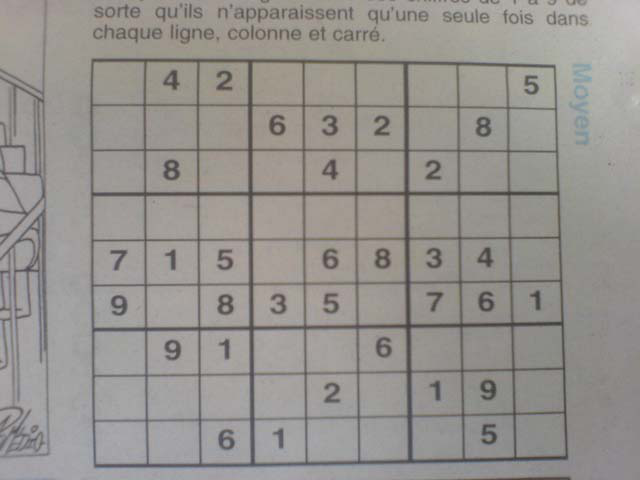
#> input picture Colab Notebooks/Sudoku/image10.png, 640 x 480 px, found by its file name
$ jupyter execute --allow-errors Sudoku_Processor.ipynb
#> lines starting #> are read from the running program, lines starting #| are printed output that depends on the picture; after the words box and inside, x2 and y2 are one past the last pixel; in counts of white or black regions, pixels touching at a corner belong together
[cell 1]
import cv2 as cv
import numpy as np
import operator
from imutils import contours
import imutils

from matplotlib import pyplot as plt
import tensorflow as tf
from tensorflow import keras

[cell 2]
#sudokusolver

def findNextCellToFill(grid, i, j):
        for x in range(i,9):
                for y in range(j,9):
                        if grid[x][y] == 0:
                                return x,y
        for x in range(0,9):
                for y in range(0,9):
                        if grid[x][y] == 0:
                                return x,y
        return -1,-1

def isValid(grid, i, j, e):
        rowOk = all([e != grid[i][x] for x in range(9)])
        if rowOk:
                columnOk = all([e != grid[x][j] for x in range(9)])
                if columnOk:
                        # finding the top left x,y co-ordinates of the section containing the i,j cell
                        secTopX, secTopY = 3 *(i//3), 3 *(j//3) #floored quotient should be used here.
                        for x in range(secTopX, secTopX+3):
                                for y in range(secTopY, secTopY+3):
                                        if grid[x][y] == e:
                                                return False
                        return True
        return False

def solveSudoku(grid, i=0, j=0):
        i,j = findNextCellToFill(grid, i, j)
        if i == -1:
                return True
        for e in range(1,10):
                if isValid(grid,i,j,e):
                        grid[i][j] = e
                        if solveSudoku(grid, i, j):
                                return True
                        # Undo the current cell for backtracking
                        grid[i][j] = 0
        return False

[cell 3]
margin = 10
case = 28 + 2*margin
perspective_size = 9*case
flag = 0
ans = 0
image = cv.imread('/content/drive/MyDrive/Colab Notebooks/Sudoku/image10.png')
#> image is the input picture: shape (480, 640, 3); mean B, G, R 142.6, 146.5, 149.7
p_image = image.copy()
plt.imshow(p_image)

[cell 4]
#Process the image to find contour
gray=cv.cvtColor(image, cv.COLOR_BGR2GRAY)
gray=cv.GaussianBlur(gray, (5, 5), 0)
thresh=cv.adaptiveThreshold(gray, 255, cv.ADAPTIVE_THRESH_GAUSSIAN_C, cv.THRESH_BINARY_INV, 9, 2)
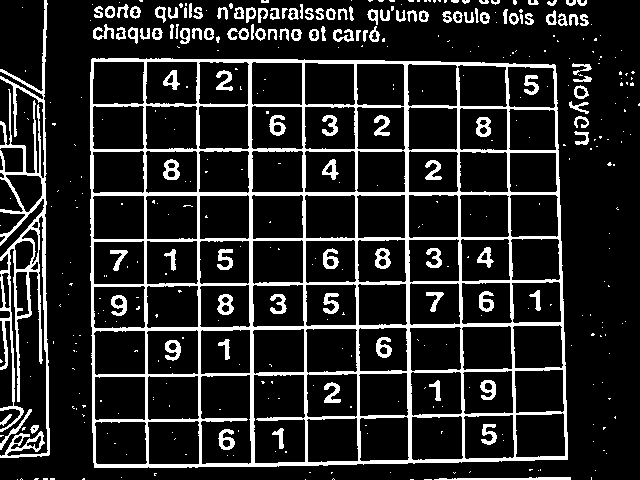
#> thresh: shape (480, 640); 15.1% white; 403 white regions (285 under 20 px)

#Get all the contours in the image
contours_, hierarchy = cv.findContours(thresh, cv.RETR_TREE, cv.CHAIN_APPROX_SIMPLE)
#> contours_ = 536 contours, 297 with area under 20; largest, box (x1, y1, x2, y2) and area: (90, 58, 568, 468) 189770, (0, 0, 50, 458) 6231, (253, 374, 306, 464) 4394, (200, 374, 252, 465) 4269, (92, 195, 145, 240) 2245
contour = None
maxArea = 0

#Find the largest contour(Sudoku Grid)
for c in contours_:
    area = cv.contourArea(c)

    if area > 25000:
        peri = cv.arcLength(c, True)
        polygon = cv.approxPolyDP(c, 0.01*peri, True)

        if area>maxArea and len(polygon)==4:
            contour = polygon
            maxArea = area
#> this loop made 536 passes
#> (area, peri, contour, maxArea) on pass 129: (189769.5, 1787.5, [[91, 59], [94, 467], [567, 459], [554, 64]], 189769.5)
#> area on passes 12, 30, 36, 37: 161, 40, 38, 114.5
#> after the loop, maxArea = 189769.5


print(contour , maxArea)
#| [[[ 91  59]]
#|  [[ 94 467]]
#|  [[567 459]]
#|  [[554  64]]] 189769.5

[cell 5]
#Draw the contour and extract Sudoku Grid
if contour is not None:
    cv.drawContours(image, [contour], 0, (0, 255, 0), 2)
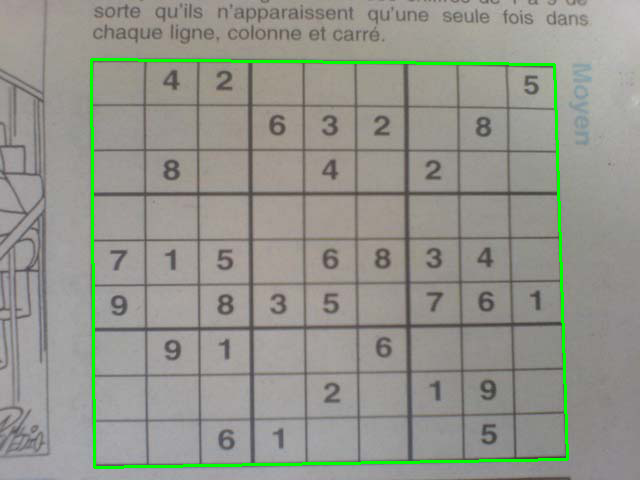
#> image: shape (480, 640, 3); 1.7% of pixels changed, all inside (x1, y1, x2, y2) = (90, 58, 569, 469)
    points = np.vstack(contour).squeeze()
#> points = [[91, 59], [94, 467], [567, 459], [554, 64]]
    points = sorted(points, key=operator.itemgetter(1))
#> points = [[91, 59], [554, 64], [567, 459], [94, 467]]

    if points[0][0]<points[1][0]:
        if points[3][0]<points[2][0]:
            pts1 = np.float32([points[0], points[1], points[3], points[2]])
#> pts1 = [[91, 59], [554, 64], [94, 467], [567, 459]]
        else:
            pts1 = np.float32([points[0], points[1], points[2], points[3]])
    else:
        if points[3][0]<points[2][0]:
            pts1 = np.float32([points[1], points[0], points[3], points[2]])
        else:
            pts1 = np.float32([points[1], points[0], points[2], points[3]])

    pts2 = np.float32([[0, 0], [perspective_size, 0], [0, perspective_size], [perspective_size, perspective_size]])
    matrix = cv.getPerspectiveTransform(pts1, pts2)
#> matrix = [[0.901, -0.00663, -81.61], [-0.0117, 1.08, -62.63], [-6.83e-05, 5.56e-05, 1]]
    perspective_image =cv.warpPerspective(p_image, matrix, (perspective_size, perspective_size))
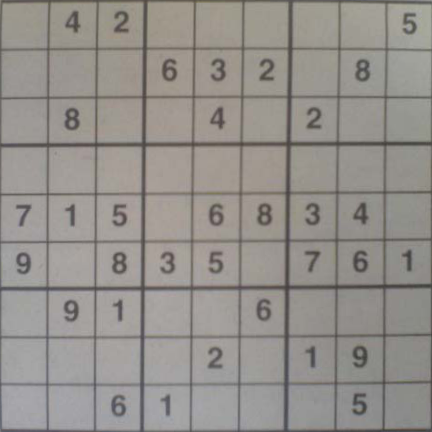
#> perspective_image: shape (432, 432, 3); mean B, G, R 139.4, 144, 147.8
    result = perspective_image.copy()

    plt.imshow(result)

[cell 6]
#Process the extracted Sudoku Grid
pers_image = cv.cvtColor(perspective_image, cv.COLOR_BGR2RGB)
pers_image = cv.cvtColor(perspective_image, cv.COLOR_BGR2GRAY)
#> pers_image: shape (432, 432)
pers_image = cv.GaussianBlur(pers_image, (5, 5), 0)
pers_image = cv.adaptiveThreshold(pers_image, 255, cv.ADAPTIVE_THRESH_GAUSSIAN_C, cv.THRESH_BINARY_INV, 9, 2)
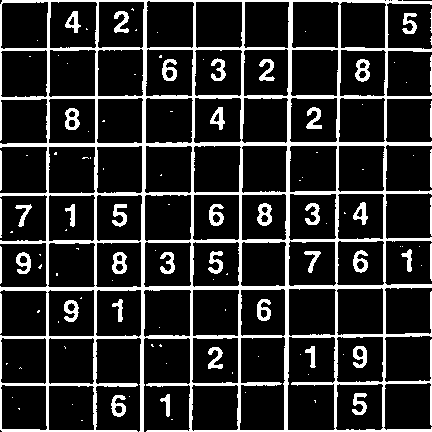
#> pers_image: shape (432, 432); 17% white; 115 white regions (71 under 20 px), largest, box (x1, y1, x2, y2) and area: (0, 0, 432, 432) 25023, (257, 203, 272, 226) 210, (355, 59, 370, 82) 205
# vertical_kernel = cv.getStructuringElement(cv.MORPH_RECT,(5,5))
# pers_image = cv.morphologyEx(pers_image, cv.MORPH_CLOSE, vertical_kernel)
lines = cv.HoughLinesP(pers_image, 1, np.pi/180, 120, minLineLength=40, maxLineGap=10)
#> lines = 77 rows, first 6: [48, 431, 48, 0], [431, 431, 431, 1], [47, 431, 47, 13], [0, 193, 430, 193], [0, 144, 430, 144], [0, 336, 430, 336]
for line in lines:
    x1, y1, x2, y2 = line[0]
    cv.line(perspective_image, (x1, y1), (x2, y2), (0, 255, 0), 2)
#> this loop made 77 passes
#> (x1, y1, x2, y2) on passes 1 to 12: (48, 431, 48, 0), (431, 431, 431, 1), (47, 431, 47, 13), (0, 193, 430, 193), (0, 144, 430, 144), (0, 336, 430, 336), (0, 145, 430, 145), (0, 49, 430, 49), (2, 0, 402, 0), (0, 48, 423, 48), (0, 97, 430, 97), (2, 431, 430, 431)
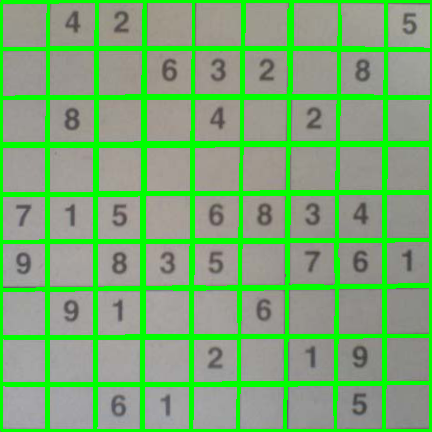
#> perspective_image: shape (432, 432, 3); mean B, G, R 116.1, 171.3, 122.9

plt.imshow(pers_image)

[cell 7]
#Invert the grid for digit recognition

invert = 255 - pers_image
invert_image = invert.copy()
invert_image = invert_image /255
plt.imshow(invert_image)

#> (a cell that did not finish here is left out)

[cell 9]
#Arranging predicted digit nested list
def display_predList(predList):
    predicted_digits = []
    for i in range(len(predList)):
        for j in range(len(predList)):
            predicted_digits.append(predList[j][i])

    return predicted_digits

[cell 10]
i = 0

#Check if the answer has been already predicted or not
#If not predict the answer
#Else only get the cell regions
if flag != 1:
    predicted_digits = []
    pixels_sum = []

#To get individual cells
#> (the rest of this cell did not finish here and is left out)

#> (a cell that did not finish here is left out)
